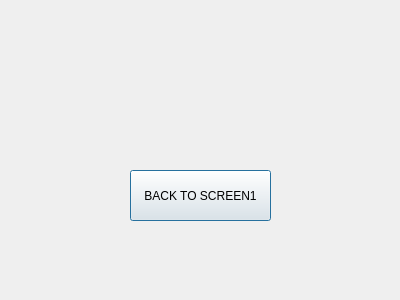
<?xml version="1.0" encoding="UTF-8"?>
<ui version="4.0">
 <class>Dialog</class>
 <widget class="QDialog" name="Dialog">
  <property name="geometry">
   <rect>
    <x>0</x>
    <y>0</y>
    <width>400</width>
    <height>300</height>
   </rect>
  </property>
  <property name="windowTitle">
   <string>Dialog</string>
  </property>
  <widget class="QPushButton" name="button">
   <property name="geometry">
    <rect>
     <x>130</x>
     <y>170</y>
     <width>141</width>
     <height>51</height>
    </rect>
   </property>
   <property name="text">
    <string>BACK TO SCREEN1</string>
   </property>
  </widget>
 </widget>
 <resources/>
 <connections/>
</ui>
